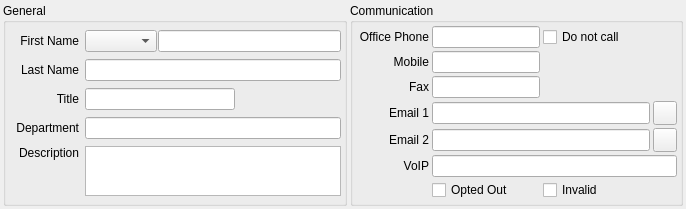
     <widget class="QWidget" name="tab">
      <attribute name="title">
       <string>General</string>
      </attribute>
      <layout class="QGridLayout" name="gridLayout_6">
       <property name="leftMargin">
        <number>3</number>
       </property>
       <property name="topMargin">
        <number>3</number>
       </property>
       <property name="rightMargin">
        <number>3</number>
       </property>
       <property name="bottomMargin">
        <number>3</number>
       </property>
       <property name="spacing">
        <number>3</number>
       </property>
       <item row="0" column="0">
        <widget class="QGroupBox" name="gbGeneral">
         <property name="sizeIncrement">
          <size>
           <width>0</width>
           <height>0</height>
          </size>
         </property>
         <property name="title">
          <string>General</string>
         </property>
         <layout class="QGridLayout" name="gridLayout_3">
          <property name="topMargin">
           <number>3</number>
          </property>
          <property name="rightMargin">
           <number>3</number>
          </property>
          <property name="bottomMargin">
           <number>3</number>
          </property>
          <property name="verticalSpacing">
           <number>3</number>
          </property>
          <item row="0" column="0">
           <widget class="QLabel" name="label">
            <property name="text">
             <string>First Name</string>
            </property>
            <property name="alignment">
             <set>Qt::AlignRight|Qt::AlignTrailing|Qt::AlignVCenter</set>
            </property>
           </widget>
          </item>
          <item row="0" column="1">
           <layout class="QHBoxLayout" name="horizontalLayout_2">
            <property name="spacing">
             <number>1</number>
            </property>
            <item>
             <widget class="QComboBox" name="cbSalutation"/>
            </item>
            <item>
             <widget class="QLineEdit" name="leFirstName"/>
            </item>
           </layout>
          </item>
          <item row="1" column="0">
           <widget class="QLabel" name="label_2">
            <property name="text">
             <string>Last Name</string>
            </property>
            <property name="alignment">
             <set>Qt::AlignRight|Qt::AlignTrailing|Qt::AlignVCenter</set>
            </property>
           </widget>
          </item>
          <item row="1" column="1">
           <widget class="QLineEdit" name="leLastName"/>
          </item>
          <item row="2" column="0">
           <widget class="QLabel" name="label_3">
            <property name="text">
             <string>Title</string>
            </property>
            <property name="alignment">
             <set>Qt::AlignRight|Qt::AlignTrailing|Qt::AlignVCenter</set>
            </property>
           </widget>
          </item>
          <item row="2" column="1">
           <widget class="QLineEdit" name="leTitle">
            <property name="maximumSize">
             <size>
              <width>150</width>
              <height>16777215</height>
             </size>
            </property>
           </widget>
          </item>
          <item row="3" column="0">
           <widget class="QLabel" name="label_4">
            <property name="text">
             <string>Department</string>
            </property>
            <property name="alignment">
             <set>Qt::AlignRight|Qt::AlignTrailing|Qt::AlignVCenter</set>
            </property>
           </widget>
          </item>
          <item row="3" column="1">
           <widget class="QLineEdit" name="leDepartment"/>
          </item>
          <item row="4" column="0">
           <widget class="QLabel" name="label_10">
            <property name="text">
             <string>Description</string>
            </property>
            <property name="alignment">
             <set>Qt::AlignRight|Qt::AlignTop|Qt::AlignTrailing</set>
            </property>
           </widget>
          </item>
          <item row="4" column="1">
           <widget class="QPlainTextEdit" name="pteDescription">
            <property name="minimumSize">
             <size>
              <width>0</width>
              <height>40</height>
             </size>
            </property>
            <property name="maximumSize">
             <size>
              <width>16777215</width>
              <height>50</height>
             </size>
            </property>
            <property name="sizeIncrement">
             <size>
              <width>0</width>
              <height>1</height>
             </size>
            </property>
           </widget>
          </item>
         </layout>
        </widget>
       </item>
       <item row="0" column="1">
        <widget class="QGroupBox" name="gbCommunication">
         <property name="title">
          <string>Communication</string>
         </property>
         <layout class="QGridLayout" name="gridLayout_4">
          <property name="sizeConstraint">
           <enum>QLayout::SetDefaultConstraint</enum>
          </property>
          <property name="leftMargin">
           <number>6</number>
          </property>
          <property name="topMargin">
           <number>3</number>
          </property>
          <property name="rightMargin">
           <number>3</number>
          </property>
          <property name="bottomMargin">
           <number>3</number>
          </property>
          <property name="spacing">
           <number>3</number>
          </property>
          <item row="0" column="0">
           <widget class="QLabel" name="label_6">
            <property name="text">
             <string>Office Phone</string>
            </property>
            <property name="alignment">
             <set>Qt::AlignRight|Qt::AlignTrailing|Qt::AlignVCenter</set>
            </property>
           </widget>
          </item>
          <item row="0" column="1">
           <widget class="QLineEdit" name="leOfficePhone"/>
          </item>
          <item row="1" column="0">
           <widget class="QLabel" name="label_7">
            <property name="text">
             <string>Mobile</string>
            </property>
            <property name="alignment">
             <set>Qt::AlignRight|Qt::AlignTrailing|Qt::AlignVCenter</set>
            </property>
           </widget>
          </item>
          <item row="1" column="1">
           <widget class="QLineEdit" name="leMobile"/>
          </item>
          <item row="1" column="2" colspan="2">
           <spacer name="horizontalSpacer_2">
            <property name="orientation">
             <enum>Qt::Horizontal</enum>
            </property>
            <property name="sizeHint" stdset="0">
             <size>
              <width>134</width>
              <height>20</height>
             </size>
            </property>
           </spacer>
          </item>
          <item row="2" column="0">
           <widget class="QLabel" name="label_8">
            <property name="text">
             <string>Fax</string>
            </property>
            <property name="alignment">
             <set>Qt::AlignRight|Qt::AlignTrailing|Qt::AlignVCenter</set>
            </property>
           </widget>
          </item>
          <item row="2" column="1">
           <widget class="QLineEdit" name="leFax"/>
          </item>
          <item row="2" column="2" colspan="2">
           <spacer name="horizontalSpacer_3">
            <property name="orientation">
             <enum>Qt::Horizontal</enum>
            </property>
            <property name="sizeHint" stdset="0">
             <size>
              <width>134</width>
              <height>20</height>
             </size>
            </property>
           </spacer>
          </item>
          <item row="3" column="0">
           <widget class="QLabel" name="label_9">
            <property name="text">
             <string>Email 1</string>
            </property>
            <property name="alignment">
             <set>Qt::AlignRight|Qt::AlignTrailing|Qt::AlignVCenter</set>
            </property>
           </widget>
          </item>
          <item row="4" column="0">
           <widget class="QLabel" name="label_11">
            <property name="text">
             <string>Email 2</string>
            </property>
            <property name="alignment">
             <set>Qt::AlignRight|Qt::AlignTrailing|Qt::AlignVCenter</set>
            </property>
           </widget>
          </item>
          <item row="0" column="2">
           <widget class="QCheckBox" name="ckbDoNotCall">
            <property name="text">
             <string>Do not call</string>
            </property>
           </widget>
          </item>
          <item row="6" column="2">
           <widget class="QCheckBox" name="ckbInvalid">
            <property name="text">
             <string>Invalid</string>
            </property>
           </widget>
          </item>
          <item row="6" column="1">
           <widget class="QCheckBox" name="ckbOptOut">
            <property name="text">
             <string>Opted Out</string>
            </property>
           </widget>
          </item>
          <item row="4" column="1" colspan="3">
           <layout class="QHBoxLayout" name="horizontalLayout_4">
            <property name="spacing">
             <number>3</number>
            </property>
            <item>
             <widget class="QLineEdit" name="leEmail2"/>
            </item>
            <item>
             <widget class="QToolButton" name="pbSendEmail2">
              <property name="minimumSize">
               <size>
                <width>24</width>
                <height>24</height>
               </size>
              </property>
              <property name="maximumSize">
               <size>
                <width>24</width>
                <height>24</height>
               </size>
              </property>
              <property name="toolTip">
               <string>Send email2</string>
              </property>
              <property name="text">
               <string/>
              </property>
              <property name="icon">
               <iconset resource="../../../db/src/gui/db.qrc">
                <normaloff>:/images/icons/email_edit.png</normaloff>:/images/icons/email_edit.png</iconset>
              </property>
             </widget>
            </item>
           </layout>
          </item>
          <item row="3" column="1" colspan="3">
           <layout class="QHBoxLayout" name="horizontalLayout_5">
            <property name="spacing">
             <number>3</number>
            </property>
            <item>
             <widget class="QLineEdit" name="leEmail1"/>
            </item>
            <item>
             <widget class="QToolButton" name="pbSendEmail1">
              <property name="minimumSize">
               <size>
                <width>24</width>
                <height>24</height>
               </size>
              </property>
              <property name="maximumSize">
               <size>
                <width>24</width>
                <height>24</height>
               </size>
              </property>
              <property name="toolTip">
               <string>Send email1</string>
              </property>
              <property name="text">
               <string/>
              </property>
              <property name="icon">
               <iconset resource="../../../db/src/gui/db.qrc">
                <normaloff>:/images/icons/email_edit.png</normaloff>:/images/icons/email_edit.png</iconset>
              </property>
             </widget>
            </item>
           </layout>
          </item>
          <item row="5" column="0">
           <widget class="QLabel" name="label_18">
            <property name="text">
             <string>VoIP</string>
            </property>
            <property name="alignment">
             <set>Qt::AlignRight|Qt::AlignTrailing|Qt::AlignVCenter</set>
            </property>
           </widget>
          </item>
          <item row="5" column="1" colspan="3">
           <widget class="QLineEdit" name="leVoip"/>
          </item>
         </layout>
        </widget>
       </item>
      </layout>
     </widget>
